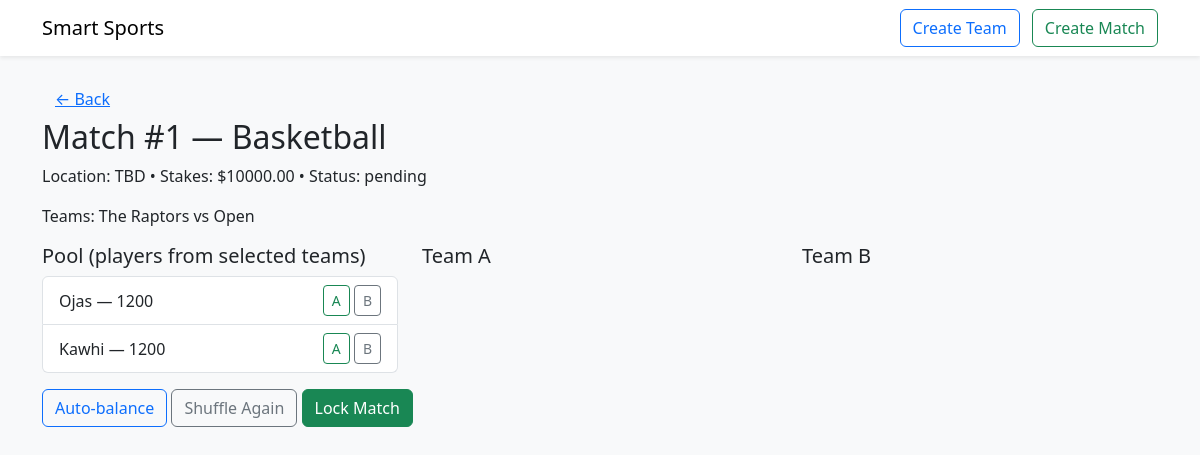
Page /matches/1 on the earlier database version.
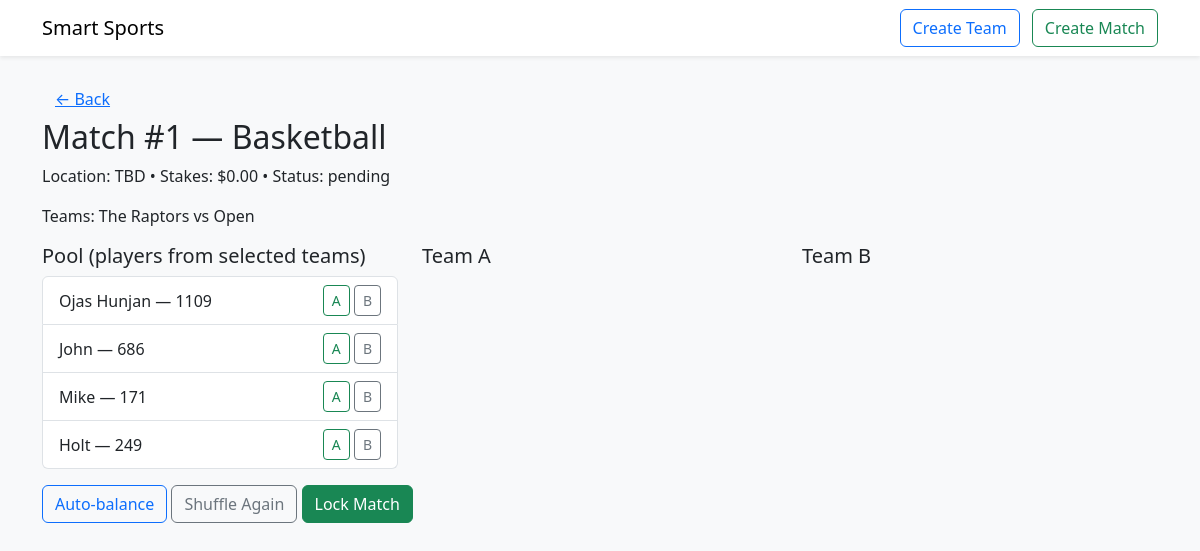
Same page on the later database version.
### app/models.py (models this page shows)
class Match(db.Model):
    id = db.Column(db.Integer, primary_key=True)
    sport = db.Column(db.String(80), nullable=False, default="soccer")
    location = db.Column(db.String(200), nullable=True)
    date = db.Column(db.DateTime, nullable=True)
    team1_id = db.Column(db.Integer, db.ForeignKey('team.id'), nullable=True)
    team2_id = db.Column(db.Integer, db.ForeignKey('team.id'), nullable=True)
    stakes = db.Column(db.Float, default=0.0)
    status = db.Column(db.String(50), default="pending")
    created_at = db.Column(db.DateTime, default=datetime.utcnow)
    team1 = db.relationship("Team", foreign_keys=[team1_id], lazy=True)
    team2 = db.relationship("Team", foreign_keys=[team2_id], lazy=True)

class Player(db.Model):
    id = db.Column(db.Integer, primary_key=True)
    name = db.Column(db.String(120), nullable=False)
    email = db.Column(db.String(200), nullable=True)
    role = db.Column(db.String(80), nullable=True)
    skill_rating = db.Column(db.Integer, default=1200)
    invited = db.Column(db.Boolean, default=False)
    team_id = db.Column(db.Integer, db.ForeignKey('team.id'), nullable=True)
    games_played = db.Column(db.Integer, default=0)
    wins = db.Column(db.Integer, default=0)
    losses = db.Column(db.Integer, default=0)
    skills = db.relationship("PlayerSkill", backref="player", lazy=True, cascade="all, delete-orphan")

### app/routes.py (the view)
@app.route("/matches/<int:match_id>")
def match_detail(match_id):
    match = Match.query.get_or_404(match_id)
    pool = []
    if match.team1_id:
        pool += Player.query.filter_by(team_id=match.team1_id).all()
    if match.team2_id:
        pool += Player.query.filter_by(team_id=match.team2_id).all()
    assignments = MatchAssignment.query.filter_by(match_id=match.id).all()
    assigned_a = [a.player for a in assignments if a.team_side == 'A']
    assigned_b = [a.player for a in assignments if a.team_side == 'B']
    locked = (match.status == "locked")
    return render_template("match_detail.html", match=match, pool=pool, assigned_a=assigned_a, assigned_b=assigned_b, locked=locked)

### app/templates/match_detail.html (shortened to what this page needs)
{% extends "base.html" %}
{% block content %}
<a href="{{ url_for('index') }}" class="btn btn-link">&larr; Back</a>
<h2>Match #{{ match.id }} — {{ match.sport }}</h2>
<p>Location: {{ match.location or 'TBD' }} • Stakes: ${{ "%.2f"|format(match.stakes) }} • Status: {{ match.status }}</p>
<p>Teams: {{ match.team1.name if match.team1 else 'Open' }} vs {{ match.team2.name if match.team2 else 'Open' }}</p>
<div class="row">
  <div class="col-md-4">
    <h5>Pool (players from selected teams)</h5>
    <ul id="pool-list" class="list-group">
      {% for p in pool %}
        <li class="list-group-item d-flex justify-content-between align-items-center">
          {{ p.name }} — {{ p.skill_rating }}
          {% if not locked %}
            <div>
              <button class="btn btn-sm btn-outline-success btn-assign" data-player-id="{{ p.id }}" data-side="A">A</button>
              <button class="btn btn-sm btn-outline-secondary btn-assign" data-player-id="{{ p.id }}" data-side="B">B</button>
            </div>
          {% endif %}
        </li>
      {% else %}
        <li class="list-group-item text-muted">No players in pool</li>
      {% endfor %}
    </ul>
  </div>
  <div class="col-md-4">
    <h5>Team A</h5>
  </div>
  <div class="col-md-4">
    <h5>Team B</h5>
  </div>
</div>
<div class="mt-3">
  {% if not locked %}
    <button id="btn-balance" class="btn btn-outline-primary">Auto-balance</button>
    <button id="btn-shuffle" class="btn btn-outline-secondary">Shuffle Again</button>
    <button id="btn-lock" class="btn btn-success">Lock Match</button>
  {% else %}
    <button id="btn-lock" class="btn btn-warning">Unlock Match</button>
  {% endif %}
</div>
{% endblock %}

Differences in the rows shown:
changed Match "Basketball": stakes "10000.00" → "0.00"
changed Player: name "Ojas" → "Ojas Hunjan"; skill_rating "1200" → "1109"
now on this page (row edited): Player: name "John", skill_rating "686"
now on this page (row edited): Player: name "Mike", skill_rating "171"
changed Player: name "Kawhi" → "Holt"; skill_rating "1200" → "249"
